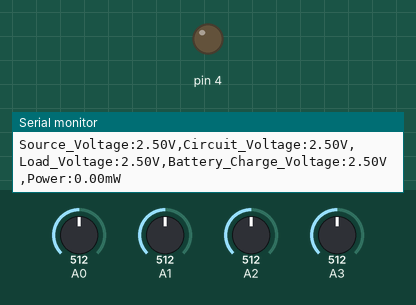
Bench run of a sketch on a simulated Arduino Uno, built with avr-gcc and run on an emulated ATmega328P. Parts: output pins drawn as LEDs (lit = HIGH), the last lines printed to the serial monitor. The test bench sets the inputs (shaded band); at power-on: A0 = 512, A1 = 512, A2 = 512, A3 = 512.

Above: at 1.8 s.
1.9 s: A0 set to 416
3.4 s: A0 set to 396
At 4.8 s:
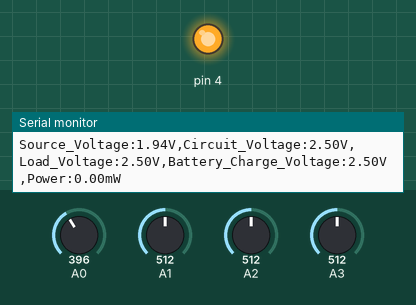
5.6 s: A0 set to 716
At 7.0 s:
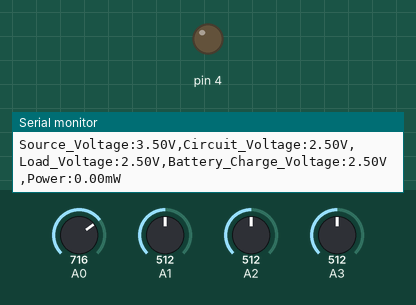
7.7 s: A0 set to 306
At 9.3 s:
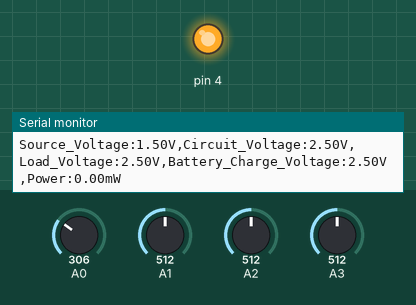
Timing chart, 0 to 10.8 s (numbered marks = the images above; inputs shaded):
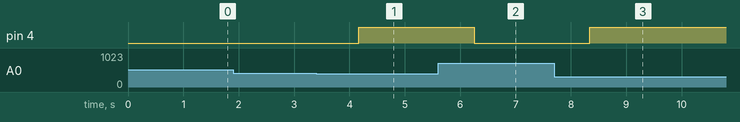

The sketch:

battery_switching_code.ino
```cpp
void setup() {
  // initialize serial communication at 9600 bits per second
  Serial.begin(9600);
  // sets the digital pin 4 as output
  pinMode(4, OUTPUT);
}

void loop() {
  // read the inputs on analog pins and convert the analog reading (which goes from 0 - 1023) to a voltage (0 - 5V)
  float sourceVoltage = analogRead(A0) * (5.0 / 1023.0);
  float circuitVoltage = analogRead(A1) * (5.0 / 1023.0);
  float loadVoltage = analogRead(A2) * (5.0 / 1023.0);
  float batteryChargeVoltage = analogRead(A3) * (5.0 / 1023.0);

  // if source voltage doesn't supply enough power switch to battery
  if (sourceVoltage < 2){
    digitalWrite(4, HIGH);
  }
  // use source to supply power
  else{
    digitalWrite(4, LOW);
  }

  // display graph
  Serial.print("Source_Voltage:"); Serial.print(sourceVoltage); Serial.print("V,");
  Serial.print("Circuit_Voltage:"); Serial.print(circuitVoltage); Serial.print("V,");
  Serial.print("Load_Voltage:"); Serial.print(loadVoltage); Serial.print("V,");
  Serial.print("Battery_Charge_Voltage:"); Serial.print(batteryChargeVoltage); Serial.print("V,");
  Serial.print("Power:"); Serial.print(((circuitVoltage-loadVoltage)*loadVoltage)/330.0*1000.0); Serial.println("mW");

  // wait for a second
  delay(1000);
}
```

Measured:
- the behaviour switches between 410 and 409 on A0 (found by bisection; images 0 and 1)
- after the input at 3.4 s, pin 4: LOW → HIGH after 0.77 s
- after the input at 5.6 s, pin 4: HIGH → LOW after 0.65 s
- after the input at 7.7 s, pin 4: LOW → HIGH after 0.64 s
